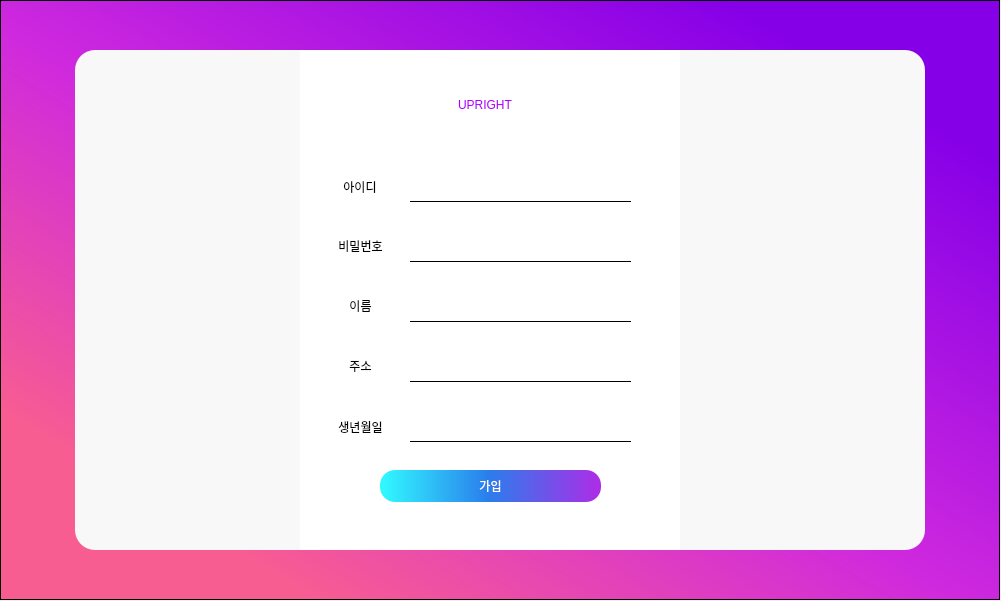
<?xml version="1.0" encoding="UTF-8"?>
<ui version="4.0">
 <class>MainWindow</class>
 <widget class="QMainWindow" name="MainWindow">
  <property name="geometry">
   <rect>
    <x>0</x>
    <y>0</y>
    <width>1001</width>
    <height>601</height>
   </rect>
  </property>
  <property name="windowTitle">
   <string>MainWindow</string>
  </property>
  <widget class="QWidget" name="centralwidget">
   <widget class="QFrame" name="frame">
    <property name="geometry">
     <rect>
      <x>0</x>
      <y>0</y>
      <width>1000</width>
      <height>600</height>
     </rect>
    </property>
    <property name="styleSheet">
     <string notr="true">background-color: qlineargradient(spread:pad, x1:1, y1:0, x2:0, y2:1, stop:0.142045 rgba(134, 0, 231, 255), stop:0.522727 rgba(207, 41, 222, 255), stop:0.846591 rgba(248, 93, 145, 255));</string>
    </property>
    <property name="frameShape">
     <enum>QFrame::StyledPanel</enum>
    </property>
    <property name="frameShadow">
     <enum>QFrame::Raised</enum>
    </property>
    <widget class="QFrame" name="frame_3">
     <property name="geometry">
      <rect>
       <x>75</x>
       <y>50</y>
       <width>850</width>
       <height>500</height>
      </rect>
     </property>
     <property name="autoFillBackground">
      <bool>false</bool>
     </property>
     <property name="styleSheet">
      <string notr="true">background-color: rgb(248, 248, 248);
border-radius:20px;
</string>
     </property>
     <property name="frameShape">
      <enum>QFrame::StyledPanel</enum>
     </property>
     <property name="frameShadow">
      <enum>QFrame::Raised</enum>
     </property>
     <widget class="QFrame" name="frame_2">
      <property name="geometry">
       <rect>
        <x>225</x>
        <y>0</y>
        <width>380</width>
        <height>500</height>
       </rect>
      </property>
      <property name="styleSheet">
       <string notr="true">background-color: rgb(255, 255, 255);
border-radius:0px;</string>
      </property>
      <property name="frameShape">
       <enum>QFrame::StyledPanel</enum>
      </property>
      <property name="frameShadow">
       <enum>QFrame::Raised</enum>
      </property>
      <widget class="QPushButton" name="pushButton_JoinJoin">
       <property name="geometry">
        <rect>
         <x>80</x>
         <y>420</y>
         <width>221</width>
         <height>32</height>
        </rect>
       </property>
       <property name="styleSheet">
        <string notr="true">font: 75 9pt &quot;한컴 말랑말랑 Bold&quot;;
background-color: qlineargradient(spread:pad, x1:0, y1:0, x2:1, y2:0, stop:0.0113636 rgba(49, 248, 255, 255), stop:0.488636 rgba(42, 126, 236, 255), stop:1 rgba(174, 44, 231, 255));
border-radius:15px;
color: rgb(255, 255, 255);</string>
       </property>
       <property name="text">
        <string>가입</string>
       </property>
      </widget>
      <widget class="QLabel" name="label_pw">
       <property name="geometry">
        <rect>
         <x>30</x>
         <y>180</y>
         <width>61</width>
         <height>31</height>
        </rect>
       </property>
       <property name="styleSheet">
        <string notr="true">font: 75 9pt &quot;한컴 말랑말랑 Bold&quot;;</string>
       </property>
       <property name="text">
        <string>비밀번호</string>
       </property>
       <property name="alignment">
        <set>Qt::AlignCenter</set>
       </property>
      </widget>
      <widget class="QLineEdit" name="lineEdit_pw">
       <property name="geometry">
        <rect>
         <x>110</x>
         <y>181</y>
         <width>221</width>
         <height>31</height>
        </rect>
       </property>
       <property name="styleSheet">
        <string notr="true">background-color: rgb(255, 255, 255);</string>
       </property>
       <property name="echoMode">
        <enum>QLineEdit::Password</enum>
       </property>
      </widget>
      <widget class="QLabel" name="label_name">
       <property name="geometry">
        <rect>
         <x>30</x>
         <y>240</y>
         <width>61</width>
         <height>31</height>
        </rect>
       </property>
       <property name="styleSheet">
        <string notr="true">font: 75 9pt &quot;한컴 말랑말랑 Bold&quot;;</string>
       </property>
       <property name="text">
        <string>이름</string>
       </property>
       <property name="alignment">
        <set>Qt::AlignCenter</set>
       </property>
      </widget>
      <widget class="QLineEdit" name="lineEdit_birth">
       <property name="geometry">
        <rect>
         <x>110</x>
         <y>361</y>
         <width>221</width>
         <height>31</height>
        </rect>
       </property>
       <property name="styleSheet">
        <string notr="true">background-color: rgb(255, 255, 255);</string>
       </property>
      </widget>
      <widget class="QLineEdit" name="lineEdit_addr">
       <property name="geometry">
        <rect>
         <x>110</x>
         <y>301</y>
         <width>221</width>
         <height>31</height>
        </rect>
       </property>
       <property name="styleSheet">
        <string notr="true">background-color: rgb(255, 255, 255);</string>
       </property>
      </widget>
      <widget class="QLabel" name="label_addr">
       <property name="geometry">
        <rect>
         <x>30</x>
         <y>300</y>
         <width>61</width>
         <height>31</height>
        </rect>
       </property>
       <property name="styleSheet">
        <string notr="true">font: 75 9pt &quot;한컴 말랑말랑 Bold&quot;;</string>
       </property>
       <property name="text">
        <string>주소</string>
       </property>
       <property name="alignment">
        <set>Qt::AlignCenter</set>
       </property>
      </widget>
      <widget class="QLabel" name="label_id">
       <property name="geometry">
        <rect>
         <x>30</x>
         <y>121</y>
         <width>60</width>
         <height>31</height>
        </rect>
       </property>
       <property name="styleSheet">
        <string notr="true">font: 75 9pt &quot;한컴 말랑말랑 Bold&quot;;</string>
       </property>
       <property name="text">
        <string>아이디</string>
       </property>
       <property name="alignment">
        <set>Qt::AlignCenter</set>
       </property>
      </widget>
      <widget class="QLabel" name="label_birth">
       <property name="geometry">
        <rect>
         <x>30</x>
         <y>361</y>
         <width>61</width>
         <height>31</height>
        </rect>
       </property>
       <property name="styleSheet">
        <string notr="true">font: 75 9pt &quot;한컴 말랑말랑 Bold&quot;;</string>
       </property>
       <property name="text">
        <string>생년월일</string>
       </property>
       <property name="alignment">
        <set>Qt::AlignCenter</set>
       </property>
      </widget>
      <widget class="QLineEdit" name="lineEdit_id">
       <property name="geometry">
        <rect>
         <x>110</x>
         <y>121</y>
         <width>221</width>
         <height>31</height>
        </rect>
       </property>
       <property name="styleSheet">
        <string notr="true">background-color: rgb(255, 255, 255);</string>
       </property>
      </widget>
      <widget class="QLineEdit" name="lineEdit_name">
       <property name="geometry">
        <rect>
         <x>110</x>
         <y>241</y>
         <width>221</width>
         <height>31</height>
        </rect>
       </property>
       <property name="styleSheet">
        <string notr="true">background-color: rgb(255, 255, 255);</string>
       </property>
      </widget>
      <widget class="QLabel" name="label_JoinLogo">
       <property name="geometry">
        <rect>
         <x>80</x>
         <y>20</y>
         <width>210</width>
         <height>70</height>
        </rect>
       </property>
       <property name="styleSheet">
        <string notr="true">font: 15pt &quot;Arial Rounded MT Bold&quot;;
background-color: rgb(255, 255, 255);
color: rgb(170, 0, 255);</string>
       </property>
       <property name="text">
        <string>UPRIGHT</string>
       </property>
       <property name="textFormat">
        <enum>Qt::AutoText</enum>
       </property>
       <property name="alignment">
        <set>Qt::AlignCenter</set>
       </property>
      </widget>
      <widget class="Line" name="line_id">
       <property name="geometry">
        <rect>
         <x>110</x>
         <y>151</y>
         <width>221</width>
         <height>1</height>
        </rect>
       </property>
       <property name="styleSheet">
        <string notr="true">background-color: rgb(0, 0, 0);</string>
       </property>
       <property name="frameShadow">
        <enum>QFrame::Sunken</enum>
       </property>
       <property name="lineWidth">
        <number>1</number>
       </property>
       <property name="midLineWidth">
        <number>0</number>
       </property>
       <property name="orientation">
        <enum>Qt::Horizontal</enum>
       </property>
      </widget>
      <widget class="Line" name="line_pw">
       <property name="geometry">
        <rect>
         <x>110</x>
         <y>211</y>
         <width>221</width>
         <height>1</height>
        </rect>
       </property>
       <property name="styleSheet">
        <string notr="true">background-color: rgb(0, 0, 0);</string>
       </property>
       <property name="frameShadow">
        <enum>QFrame::Sunken</enum>
       </property>
       <property name="lineWidth">
        <number>1</number>
       </property>
       <property name="midLineWidth">
        <number>0</number>
       </property>
       <property name="orientation">
        <enum>Qt::Horizontal</enum>
       </property>
      </widget>
      <widget class="Line" name="line_name">
       <property name="geometry">
        <rect>
         <x>110</x>
         <y>271</y>
         <width>221</width>
         <height>1</height>
        </rect>
       </property>
       <property name="styleSheet">
        <string notr="true">background-color: rgb(0, 0, 0);</string>
       </property>
       <property name="frameShadow">
        <enum>QFrame::Sunken</enum>
       </property>
       <property name="lineWidth">
        <number>1</number>
       </property>
       <property name="midLineWidth">
        <number>0</number>
       </property>
       <property name="orientation">
        <enum>Qt::Horizontal</enum>
       </property>
      </widget>
      <widget class="Line" name="line_addr">
       <property name="geometry">
        <rect>
         <x>110</x>
         <y>331</y>
         <width>221</width>
         <height>1</height>
        </rect>
       </property>
       <property name="styleSheet">
        <string notr="true">background-color: rgb(0, 0, 0);</string>
       </property>
       <property name="frameShadow">
        <enum>QFrame::Sunken</enum>
       </property>
       <property name="lineWidth">
        <number>1</number>
       </property>
       <property name="midLineWidth">
        <number>0</number>
       </property>
       <property name="orientation">
        <enum>Qt::Horizontal</enum>
       </property>
      </widget>
      <widget class="Line" name="line_birth">
       <property name="geometry">
        <rect>
         <x>110</x>
         <y>391</y>
         <width>221</width>
         <height>1</height>
        </rect>
       </property>
       <property name="styleSheet">
        <string notr="true">background-color: rgb(0, 0, 0);</string>
       </property>
       <property name="frameShadow">
        <enum>QFrame::Sunken</enum>
       </property>
       <property name="lineWidth">
        <number>1</number>
       </property>
       <property name="midLineWidth">
        <number>0</number>
       </property>
       <property name="orientation">
        <enum>Qt::Horizontal</enum>
       </property>
      </widget>
     </widget>
     <widget class="QLabel" name="label_lPicture">
      <property name="enabled">
       <bool>true</bool>
      </property>
      <property name="geometry">
       <rect>
        <x>20</x>
        <y>0</y>
        <width>551</width>
        <height>500</height>
       </rect>
      </property>
      <property name="mouseTracking">
       <bool>false</bool>
      </property>
      <property name="tabletTracking">
       <bool>false</bool>
      </property>
      <property name="focusPolicy">
       <enum>Qt::NoFocus</enum>
      </property>
      <property name="layoutDirection">
       <enum>Qt::LeftToRight</enum>
      </property>
      <property name="autoFillBackground">
       <bool>false</bool>
      </property>
      <property name="styleSheet">
       <string notr="true"/>
      </property>
      <property name="frameShape">
       <enum>QFrame::NoFrame</enum>
      </property>
      <property name="frameShadow">
       <enum>QFrame::Plain</enum>
      </property>
      <property name="midLineWidth">
       <number>0</number>
      </property>
      <property name="text">
       <string/>
      </property>
      <property name="pixmap">
       <pixmap>Icon/okamurayuta works.jpg</pixmap>
      </property>
      <property name="scaledContents">
       <bool>true</bool>
      </property>
      <property name="alignment">
       <set>Qt::AlignLeading|Qt::AlignLeft|Qt::AlignVCenter</set>
      </property>
      <property name="wordWrap">
       <bool>false</bool>
      </property>
      <property name="openExternalLinks">
       <bool>false</bool>
      </property>
     </widget>
     <widget class="QLabel" name="label_rPicture">
      <property name="enabled">
       <bool>true</bool>
      </property>
      <property name="geometry">
       <rect>
        <x>370</x>
        <y>0</y>
        <width>461</width>
        <height>500</height>
       </rect>
      </property>
      <property name="mouseTracking">
       <bool>false</bool>
      </property>
      <property name="tabletTracking">
       <bool>false</bool>
      </property>
      <property name="focusPolicy">
       <enum>Qt::NoFocus</enum>
      </property>
      <property name="layoutDirection">
       <enum>Qt::LeftToRight</enum>
      </property>
      <property name="autoFillBackground">
       <bool>false</bool>
      </property>
      <property name="styleSheet">
       <string notr="true"/>
      </property>
      <property name="frameShape">
       <enum>QFrame::NoFrame</enum>
      </property>
      <property name="frameShadow">
       <enum>QFrame::Plain</enum>
      </property>
      <property name="midLineWidth">
       <number>0</number>
      </property>
      <property name="text">
       <string/>
      </property>
      <property name="pixmap">
       <pixmap>Icon/okamurayuta works.jpg</pixmap>
      </property>
      <property name="scaledContents">
       <bool>true</bool>
      </property>
      <property name="alignment">
       <set>Qt::AlignLeading|Qt::AlignLeft|Qt::AlignVCenter</set>
      </property>
      <property name="wordWrap">
       <bool>false</bool>
      </property>
      <property name="openExternalLinks">
       <bool>false</bool>
      </property>
     </widget>
     <zorder>label_rPicture</zorder>
     <zorder>label_lPicture</zorder>
     <zorder>frame_2</zorder>
    </widget>
   </widget>
  </widget>
 </widget>
 <resources/>
 <connections/>
</ui>
